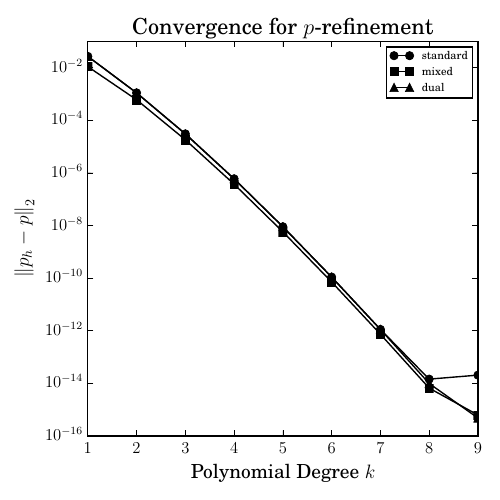

The Python source for this figure:
#!/usr/bin/env python

import numpy as np
import matplotlib.pyplot as plt
import json

plt.rc('text', usetex=True)
plt.rc('font', family='serif')

size = 5.0
lwidth = 2
bfsize = 16
fsize = 14

handles = []
markers = ["o", "s", "^"]
plt.figure(figsize=(size, size))

for i, formulation in enumerate(['standard', 'mixed', 'dual']):
    err_temp_p = []
    for p in range(1, 10):
        with open('./' + formulation + '_p' + str(p) +
                  '_N04.json') as out_file:
            data_out = json.load(out_file)
        err_temp_p.append(data_out["error"])
    err = np.array(err_temp_p)
    plt.semilogy(range(1, 10), err, marker=markers[i],
                 color='k', label=r'{}'.format(formulation))

plt.title(r'Convergence for $p$-refinement', fontsize=bfsize)
plt.xlabel(r'Polynomial Degree $k$', fontsize=fsize)
plt.ylabel(r'$\left\|p_h - p\right\|_2$', fontsize=fsize)
plt.legend(loc='best', fontsize=8)
plt.tight_layout()

plt.savefig('convergence_p.pdf')

# plt.show()
